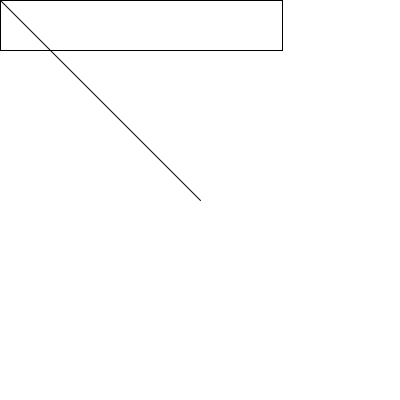
Frame 1 (no input)
Frame 60 (the mouse pressed at the canvas centre just before this capture): identical to frame 1, image omitted
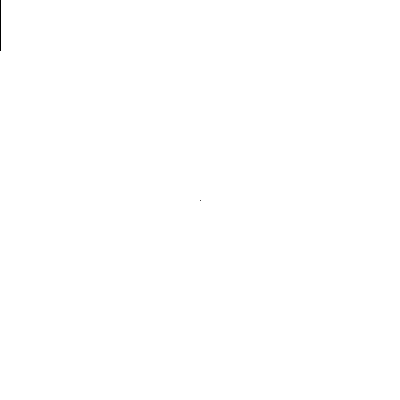
Frame 120 (the mouse held since frame 60 and released just before this capture)

The Processing sketch that drew these frames (run headless with seeded random() and noise(); from frame 60 on, the mouse is pressed at the canvas centre):

// Processing sketch: mouse_example
// ── mouse_example.pde

void setup() {
  size(400, 400);
  background(255);
}

void draw() {
  background(255);
  PVector mouse = new PVector(mouseX, mouseY);
  PVector center = new PVector(width/2, height/2);

  mouse.sub(center);

  float magnitude = mouse.mag();

  rect(0, 0, magnitude, 50);
  translate(center.x, center.y);
  line(0, 0, mouse.x, mouse.y);
}
